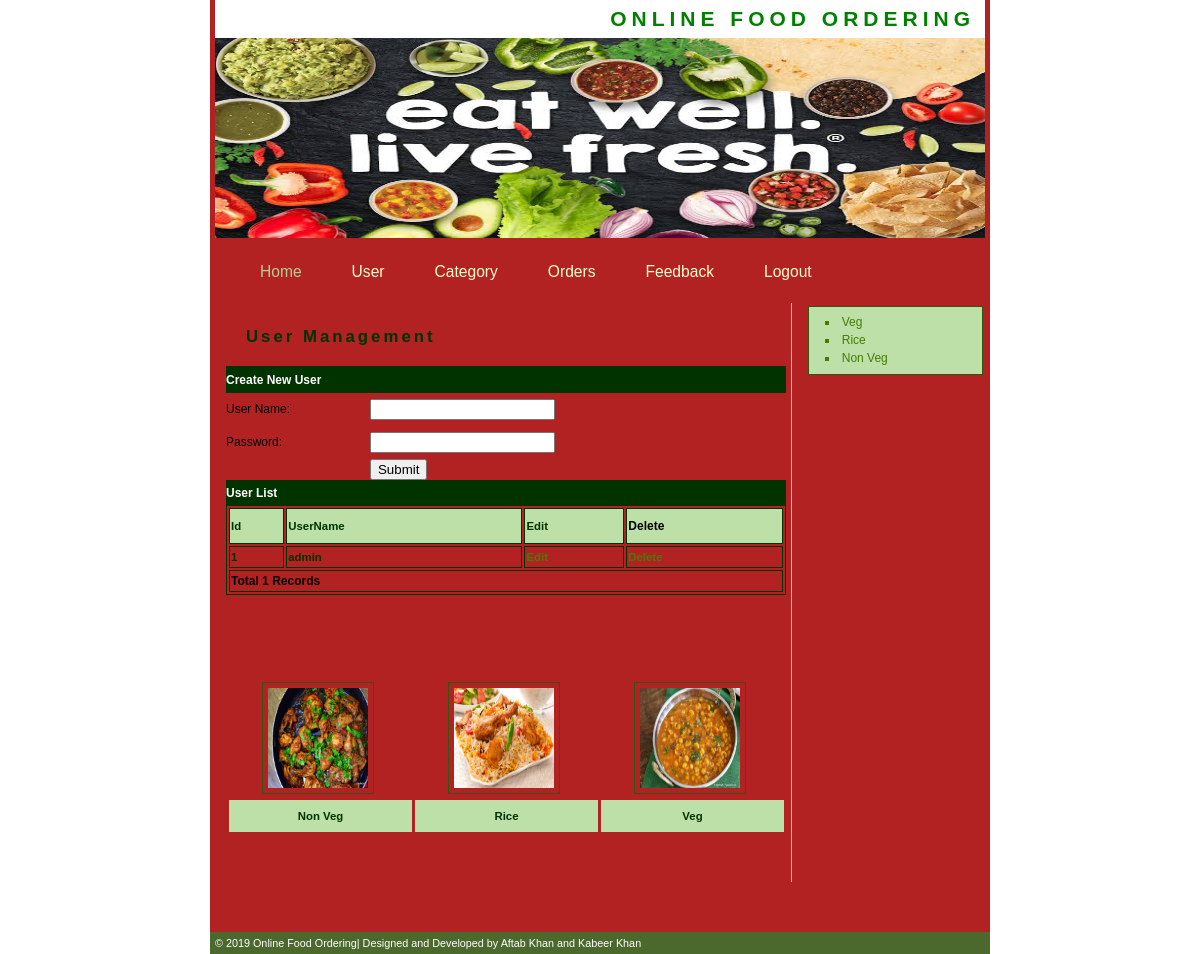
/Admin/User.php, run on the app's committed database.
### tables this page shows
CREATE TABLE IF NOT EXISTS `admin_master` (
  `AdminId` int(11) NOT NULL AUTO_INCREMENT,
  `UserName` varchar(20) NOT NULL,
  `Password` varchar(20) NOT NULL,
  PRIMARY KEY (`AdminId`)
);

CREATE TABLE IF NOT EXISTS `category_master` (
  `CategoryId` int(11) NOT NULL AUTO_INCREMENT,
  `CategoryName` varchar(20) NOT NULL,
  `Description` varchar(200) NOT NULL,
  `Image` varchar(100) NOT NULL,
  PRIMARY KEY (`CategoryId`)
);

### Admin/User.php (the view, shortened to what this page needs)
<!DOCTYPE html PUBLIC "-//W3C//DTD XHTML 1.0 Transitional//EN" "http://www.w3.org/TR/xhtml1/DTD/xhtml1-transitional.dtd">
<html xmlns="http://www.w3.org/1999/xhtml">
<head>
<link href="style.css" rel="stylesheet" type="text/css" />
<link href="../SpryAssets/SpryValidationTextField.css" rel="stylesheet" type="text/css" />
</head>
<body>
<div id="wrapper">
  <?php
  include "Header.php";
  ?>
  <div id="content">
    <h2><span style="color:#003300"> User Management</span></h2>
    <table width="100%" border="0" cellspacing="0" cellpadding="0">
      <tr>
        <td height="27" bgcolor="#003300"><span class="style10"><strong>Create New User</strong></span></td>
      </tr>
      <tr>
        <td height="26"><form id="form1" name="form1" method="post" action="InsertUser.php">
            <table width="100%"  border="0" cellpadding="0" cellspacing="0">
              <tr>
                <td height="32" >User Name:</td>
                <td><span id="sprytextfield1">
                  <label>
                  <input type="text" name="txtUserName" id="txtUserName" />
                  </label>
                  <span class="textfieldRequiredMsg">A value is required.</span></span></td>
              </tr>
              <tr>
                <td height="34">Password:</td>
                <td><span id="sprytextfield2">
                  <label>
                  <input type="password" name="txtPassword" id="txtPassword" />
                  </label>
                  <span class="textfieldRequiredMsg">A value is required.</span></span></td>
              </tr>
              <tr>
                <td>&nbsp;</td>
                <td><label>
                  <input type="submit" name="button" id="button" value="Submit" />
                </label></td>
              </tr>
</table>
        </form></td>
      </tr>
      <tr>
        <td height="25" bgcolor="#003300"><span class="style10"><strong>User List</strong></span></td>
      </tr>
      <tr>
        <td><table width="100%" border="1" bordercolor="#003300" >
            <tr>
              <th height="32" bgcolor="#BDE0A8" class="style3"><div align="left" class="style9 style5"><strong>Id</strong></div></th>
              <th bgcolor="#BDE0A8" class="style3"><div align="left" class="style9 style5"><strong>UserName</strong></div></th>
              <th bgcolor="#BDE0A8" class="style3"><div align="left" class="style9 style5"><strong>Edit</strong></div></th>
              <th bgcolor="#BDE0A8" class="style3"><div align="left" class="style12">Delete</div></th>
            </tr>
            <?php
$con = mysql_connect("localhost","root");
$sql = "select * from admin_master";
$result = mysql_query($sql,$con);
while($row = mysql_fetch_array($result))
{
$Id=$row['AdminId'];
$UserName=$row['UserName'];
?>
            <tr>
              <td class="style3"><div align="left" class="style9 style5"><strong><?php echo $Id;?></strong></div></td>
              <td class="style3"><div align="left" class="style9 style5"><strong><?php echo $UserName;?></strong></div></td>
              <td class="style3"><div align="left" class="style9 style5"><strong><a href="EditUser.php?AdminId=<?php echo $Id;?>">Edit</a></strong></div></td>
              <td class="style3"><div align="left" class="style9 style5"><strong><a href="DeleteUser.php?AdminId=<?php echo $Id;?>">Delete</a></strong></div></td>
            </tr>
            <?php
}
$records = mysql_num_rows($result);
?>
            <tr>
              <td colspan="4" class="style3"><div align="left" class="style12"><?php echo "Total ".$records." Records"; ?> </div></td>
            </tr>
        </table></td>
      </tr>
    </table>
    <p align="justify">&nbsp;</p>
 <?php
      include "categoryList.php";
      ?>
    <p>&nbsp;</p>
  </div>
 <?php
 include "Right.php";
 ?>
   <?php
 include "Footer.php";
 ?>
</div>
</body>
</html>

### Admin/Right.php (shortened to what this page needs)
<div id="right-col">
    <div class="scroll">
       <ul class="side">
           <?php
$con = mysql_connect("localhost","root");
$sql = "select * from Category_Master";
$result = mysql_query($sql,$con);
while($row = mysql_fetch_array($result))
{
$Id=$row['CategoryId'];
$CategoryName=$row['CategoryName'];
?>
     <li><a href="Products.php?CategoryId=<?php echo $Id;?>"><?php echo $CategoryName;?></a></li>
    <?php
	}
?>
    </ul>
  </div>
</div>

### Admin/style.css (style rules this page uses)
body { margin : 0; padding : 0; text-align : left; font : 75% "Trebuchet MS", verdana, arial, sans-serif; line-height : 1.5em; background : url(img/banner1.jpg); }
#wrapper { position : relative; width : 780px; margin-right : auto; margin-left : auto; padding : 0; border : 0px solid green; background: #B22222; }
#content { width : 560px; float : left; margin-top : 0; margin-left : 11px; padding : 5px; border-right : 1px solid #b2d094; }
#content p { padding : 0 20px; }
#right-col { width : 175px; margin : 5px 0 0 590px; border-left : 1px none #28460a; padding : 3px; }
div.scroll { height : auto; width : 160px; padding : 1ex; margin : 0 0 30px 5px; border : 1px solid #345411; background : #BCE0A8; color : #000; }
h2 { margin : 20px; font-size : 140%; letter-spacing : 3px; background : inherit; color : green; }
a:link, a:visited { text-decoration : none; background : inherit; color : #457C05; }
ul.side { list-style-type : square; padding : 0; margin : 0; background : inherit; color : #457C05; }
.side li { padding-left : 0.2em; margin-left : 2em; }

### Admin/User.php (style rules this page uses)
.style3 { font-weight: bold }
.style12 { font-weight: bold }

### data on the page
admin_master: AdminId "1", UserName "admin"
category_master: CategoryName "Veg"
category_master: CategoryName "Rice"
category_master: CategoryName "Non Veg"

### other printed values
$records "1"
